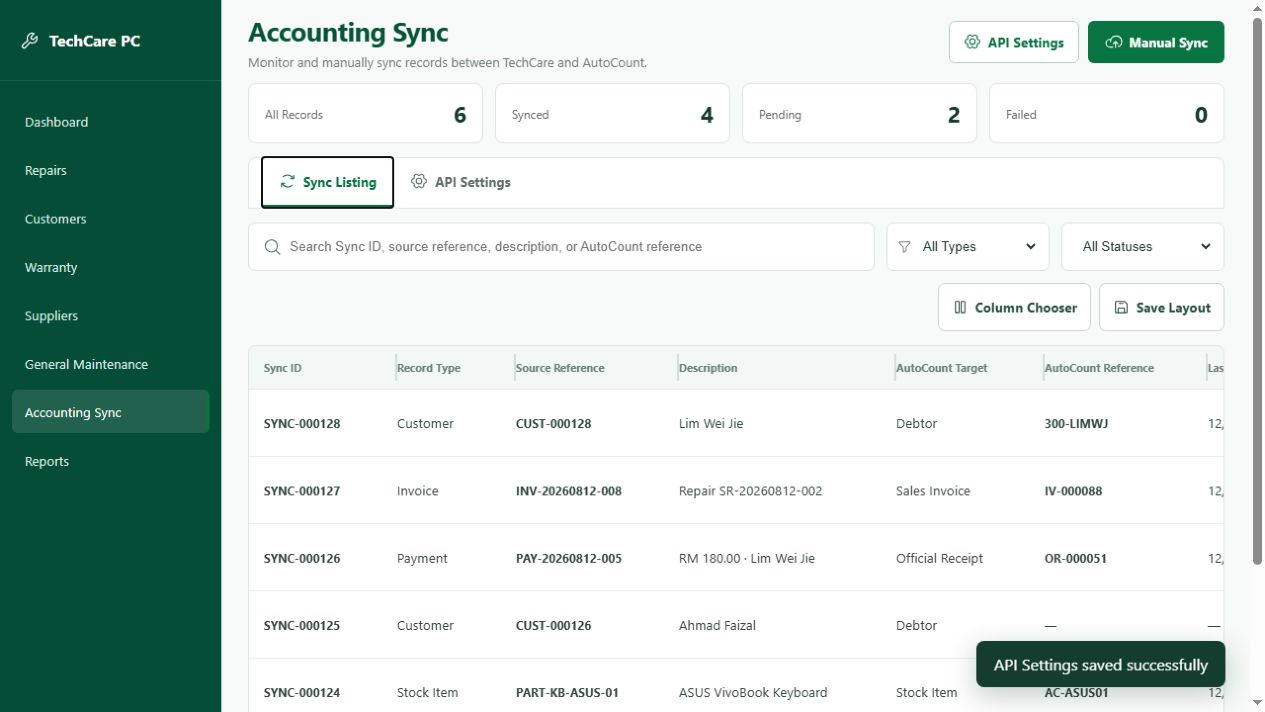
#> input picture accounting-sync-listing.png, 1265 x 712 px, given in place of codex-clipboard-c1f29642-9dd6-4d72-bae7-98dd4364aa4f.png, which was not available
$ python create-receipt-success-comparison.py
#> lines starting #> are read from the running program, lines starting #| are printed output that depends on the picture; pictures that were not available may be replaced by others from this repository, and a replacement may not be noted
from PIL import Image, ImageDraw, ImageFont

source = Image.open(r"C:\Users\Repair\AppData\Local\Temp\codex-clipboard-c1f29642-9dd6-4d72-bae7-98dd4364aa4f.png").convert("RGB")
#> source is the input picture: PIL image 1265x712 RGB; mean R, G, B 200.6, 215.3, 210.6
implementation = Image.open(r"C:\Repair\repair-system\repair-success-print-actions.png").convert("RGB")
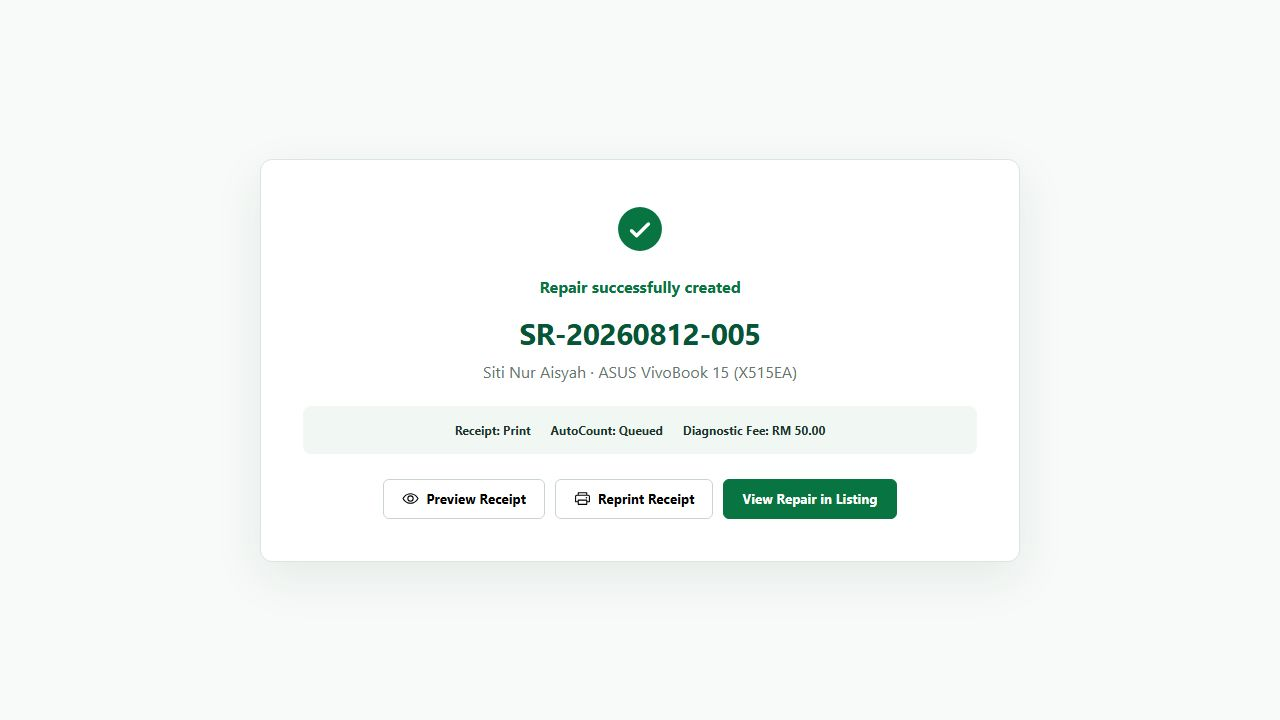
#> input picture repair-success-print-actions.png, 1280 x 720 px, found by its file name
#> implementation is the input picture: PIL image 1280x720 RGB; mean R, G, B 245.4, 248.4, 246.9
source.thumbnail((650, 430))
#> source: PIL image 650x366 RGB
implementation.thumbnail((650, 430))
#> implementation: PIL image 650x366 RGB
gap, header = 18, 48
canvas = Image.new("RGB", (source.width + implementation.width + gap * 3, max(source.height, implementation.height) + header + 18), "#eef3f0")
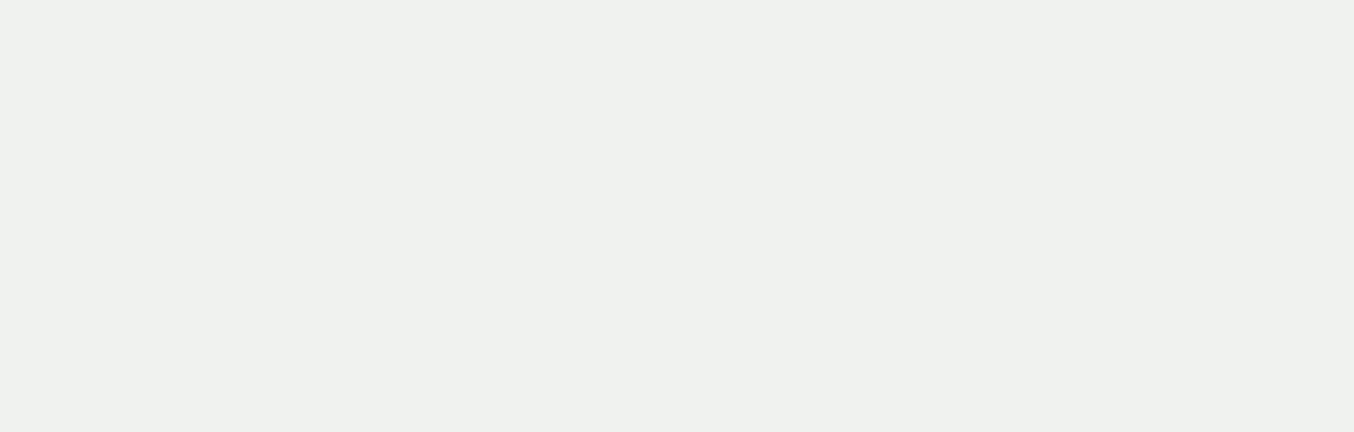
#> canvas: PIL image 1354x432 RGB; mean R, G, B 238, 243, 240
draw = ImageDraw.Draw(canvas)
font = ImageFont.load_default()
draw.text((gap, 17), "SOURCE SUCCESS STEP", fill="#173f31", font=font)
right = source.width + gap * 2
#> right = 686
draw.text((right, 17), "IMPLEMENTATION WITH RECEIPT ACTIONS", fill="#087441", font=font)
canvas.paste(source, (gap, header))
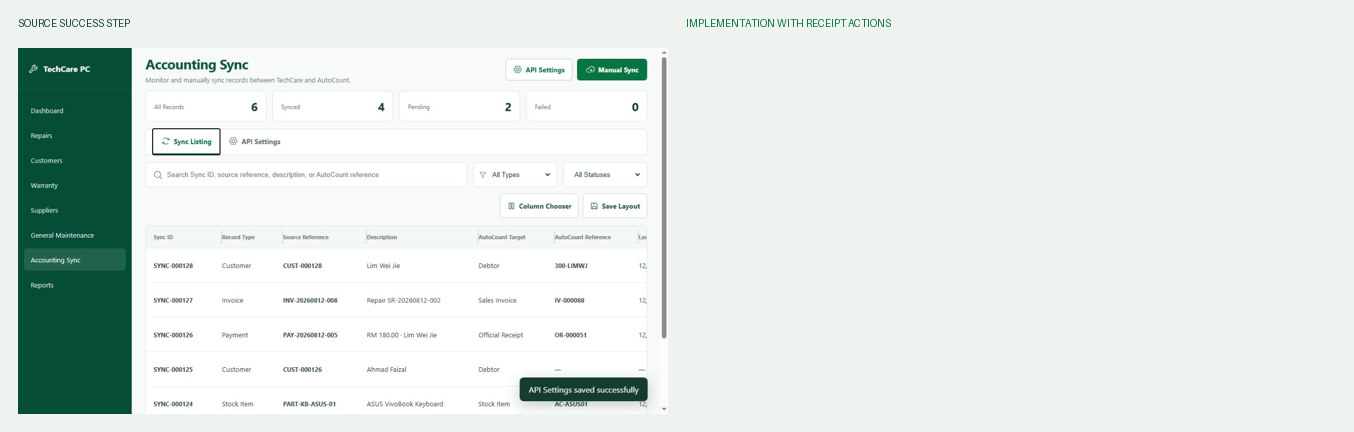
#> canvas: PIL image 1354x432 RGB; mean R, G, B 222.5, 231.5, 227.8
canvas.paste(implementation, (right, header))
canvas.save(r"C:\Repair\repair-system\repair-receipt-success-comparison.png")
